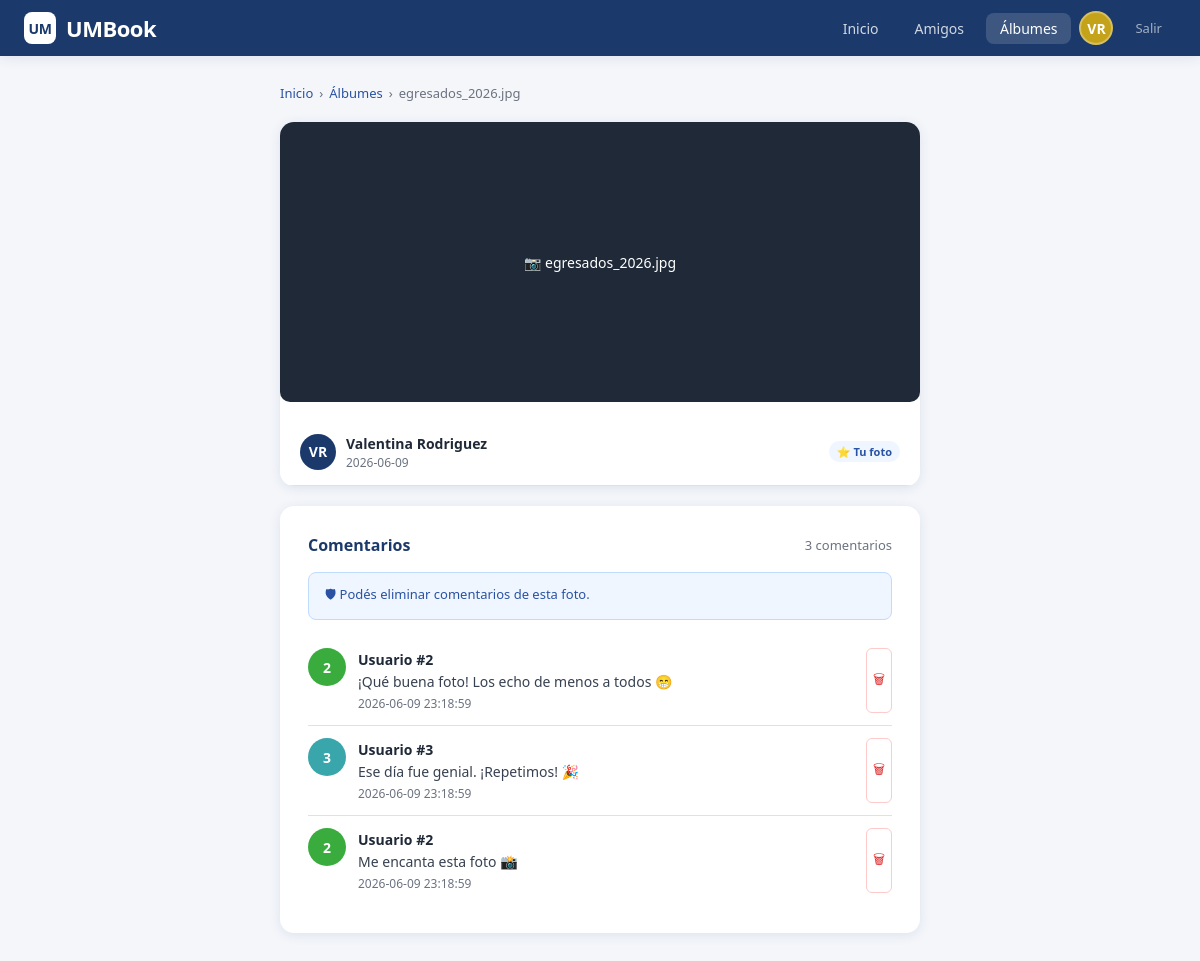
The app's page /fotos/1 (signed in) with its own data.
### tables this page shows
CREATE TABLE foto (
                id           INTEGER PRIMARY KEY AUTOINCREMENT,
                propietario  INTEGER NOT NULL REFERENCES usuario(id),
                album_id     INTEGER NOT NULL REFERENCES album(id),
                url_imagen   TEXT    NOT NULL,
                fecha_subida TEXT    NOT NULL
            );

CREATE TABLE comentario (
                id             INTEGER PRIMARY KEY AUTOINCREMENT,
                autor_id       INTEGER NOT NULL REFERENCES usuario(id),
                foto_id        INTEGER NOT NULL REFERENCES foto(id),
                contenido      TEXT    NOT NULL,
                fecha_creacion TEXT    NOT NULL
            );

### app.py (the view)
@app.route("/fotos/<int:foto_id>")
@login_requerido
def detalle_foto(foto_id):
    ctrl = ModerarComentarioController()
    resultado = ctrl.obtener_comentarios(session["usuario_id"], foto_id)
    if not resultado["ok"]:
        return redirect(url_for("mis_fotos"))
    exito = request.args.get("exito")
    error = request.args.get("error")
    return render_template("detalle_foto.html",
                           foto=resultado["foto"],
                           comentarios=resultado["comentarios"],
                           es_propietario=resultado["es_propietario"],
                           exito=exito, error=error)

### app.py (called while the page is built)
def login_requerido(f):
    from functools import wraps
    @wraps(f)
    def decorador(*args, **kwargs):
        if "usuario_id" not in session:
            return redirect(url_for("login"))
        return f(*args, **kwargs)
    return decorador

### controllers/moderar_comentario_controller.py (called while the page is built)
    def obtener_comentarios(self, usuario_id: int, foto_id: int) -> dict:
        try:
            foto = self._repo_foto.obtener(foto_id)
            comentarios = self._repo_comentario.listar_de_foto(foto_id)
            es_propietario = foto.es_propietario(usuario_id)
            return {
                "ok": True,
                "comentarios": comentarios,
                "es_propietario": es_propietario,
                "foto": foto
            }
        except ErrorNegocio as e:
            return {"ok": False, "mensaje": str(e)}

### infrastructure/persistencia.py (called while the page is built)
    def __new__(cls):
        if cls._instancia is None:
            cls._instancia = super().__new__(cls)
        return cls._instancia

    def obtener_conexion(self) -> sqlite3.Connection:
        if self._conexion is None:
            raise RuntimeError("La base de datos no está conectada.")
        return self._conexion

### models/entidades.py (called while the page is built)
    @property
    def id(self) -> int:
        return self._id

    @property
    def url_imagen(self) -> str:
        return self._url_imagen

    @property
    def fecha_subida(self) -> str:
        return self._fecha_subida

    def es_propietario(self, usuario_id: int) -> bool:
        return self._propietario == usuario_id

    @property
    def id(self) -> int:
        return self._id

    @property
    def autor_id(self) -> int:
        return self._autor_id

    @property
    def contenido(self) -> str:
        return self._contenido

    @property
    def fecha_creacion(self) -> str:
        return self._fecha_creacion

### models/repositorios.py (called while the page is built)
    def obtener(self, id: int) -> Foto:
        row = self._db.execute(
            "SELECT * FROM foto WHERE id = ?", (id,)
        ).fetchone()
        if not row:
            raise ErrorNegocio(f"No existe la foto con id {id}.")
        return self._fila_a_foto(row)

    def _fila_a_foto(self, row) -> Foto:
        return Foto(
            id=row["id"],
            propietario=row["propietario"],
            album_id=row["album_id"],
            url_imagen=row["url_imagen"],
            fecha_subida=row["fecha_subida"]
        )

### templates/detalle_foto.html (shortened to what this page needs)
{% extends "base.html" %}
{% block contenido %}
<div class="contenedor" style="max-width:680px;">
  <div class="breadcrumb">
    <a href="{{ url_for('home') }}">Inicio</a>
    <span>›</span>
    <a href="{{ url_for('mis_fotos') }}">Álbumes</a>
    <span>›</span>
    <span>{{ foto.url_imagen }}</span>
  </div>
  <div class="tarjeta" style="padding:0;overflow:hidden;">
    <div class="foto-principal">📷 {{ foto.url_imagen }}</div>
    <div style="padding:14px 20px;border-bottom:1px solid var(--gris-borde);display:flex;align-items:center;gap:10px;">
      <div class="avatar-chico" style="width:36px;height:36px;font-size:14px;">
        {{ session.nombre[0]|upper }}{{ session.apellido[0]|upper }}
      </div>
      <div style="flex:1;">
        <strong style="font-size:14px;">{{ session.nombre }} {{ session.apellido }}</strong>
        <p style="font-size:12px;color:var(--gris-texto);">{{ foto.fecha_subida }}</p>
      </div>
      {% if es_propietario %}
      <span class="badge-propietario">⭐ Tu foto</span>
      {% endif %}
    </div>
  </div>
  <div class="tarjeta">
    <div style="display:flex;align-items:center;justify-content:space-between;margin-bottom:16px;">
      <h3 style="font-size:16px;font-weight:700;color:var(--azul);">Comentarios</h3>
      <span style="font-size:13px;color:var(--gris-texto);">
        {{ comentarios|length }} comentario{% if comentarios|length != 1 %}s{% endif %}
      </span>
    </div>
    {% if es_propietario and comentarios %}
    <div class="alerta" style="background:#EFF6FF;color:var(--azul-claro);border:1px solid #BFDBFE;margin-bottom:16px;font-size:13px;">
      🛡 Podés eliminar comentarios de esta foto.
    </div>
    {% endif %}
    {% if comentarios %}
      {% for c in comentarios %}
      <div class="comentario-item">
        <div class="avatar-chico" style="width:38px;height:38px;font-size:14px;background:hsl({{ c.autor_id * 61 % 360 }},50%,45%);flex-shrink:0;">
          {{ c.autor_id }}
        </div>
        <div class="comentario-cuerpo">
          <strong>Usuario #{{ c.autor_id }}</strong>
          <p>{{ c.contenido }}</p>
          <small>{{ c.fecha_creacion }}</small>
        </div>
        {% if es_propietario %}
        <button class="btn-icono" onclick="confirmarEliminarComentario({{ c.id }}, {{ foto.id }})"
                title="Eliminar" style="flex-shrink:0;color:var(--rojo);border-color:#FECACA;">🗑</button>
        {% endif %}
      </div>
      {% endfor %}
    {% else %}
      <div class="vacio" style="padding:24px 0;">
        <p>Esta foto no tiene comentarios aún.</p>
      </div>
    {% endif %}
  </div>
</div>
{% endblock %}

### static/css/umbook.css (style rules this page uses)
:root { --azul: #1B3A6B; --azul-claro: #2952A3; --dorado: #C4A31A; --blanco: #FFFFFF; --gris-fondo: #F4F6FA; --gris-borde: #DDE1EA; --gris-texto: #6B7280; --verde: #16A34A; --rojo: #DC2626; --sombra: 0 2px 12px rgba(27,58,107,0.10); }
* { box-sizing: border-box; margin: 0; padding: 0; }
body { font-family: 'Segoe UI', system-ui, sans-serif; background: var(--gris-fondo); color: #1F2937; min-height: 100vh; }
.contenedor { max-width: 900px; margin: 0 auto; padding: 28px 20px; }
.tarjeta { background: white; border-radius: 14px; box-shadow: var(--sombra); padding: 28px; margin-bottom: 20px; }
.btn-icono { padding: 6px; border-radius: 6px; background: none; border: 1px solid var(--gris-borde); cursor: pointer; color: var(--gris-texto); transition: all 0.15s; }
.alerta { padding: 12px 16px; border-radius: 8px; font-size: 14px; margin-bottom: 18px; display: flex; align-items: center; gap: 8px; }
.avatar-chico { width: 44px; height: 44px; border-radius: 50%; background: var(--azul); color: white; display: flex; align-items: center; justify-content: center; font-size: 16px; font-weight: 700; flex-shrink: 0; }
.foto-principal { width: 100%; border-radius: 10px; background: #1F2937; min-height: 280px; display: flex; align-items: center; justify-content: center; color: white; font-size: 14px; overflow: hidden; margin-bottom: 16px; }
.comentario-item { display: flex; gap: 12px; padding: 12px 0; border-bottom: 1px solid var(--gris-borde); }
.comentario-item:last-child { border-bottom: none; }
.comentario-cuerpo { flex: 1; }
.comentario-cuerpo strong { font-size: 14px; font-weight: 600; }
.comentario-cuerpo p { font-size: 14px; color: #374151; margin-top: 2px; }
.comentario-cuerpo small { font-size: 12px; color: var(--gris-texto); }
.badge-propietario { display: inline-flex; align-items: center; gap: 4px; font-size: 11px; font-weight: 600; padding: 3px 8px; border-radius: 20px; background: #EFF6FF; color: var(--azul-claro); }
.breadcrumb { display: flex; align-items: center; gap: 6px; font-size: 13px; color: var(--gris-texto); margin-bottom: 20px; }
.breadcrumb a { color: var(--azul-claro); text-decoration: none; }

### records on screen
foto: url_imagen "egresados_2026.jpg", fecha_subida "2026-06-09"
comentario: autor_id "2", contenido "¡Qué buena foto! Los echo de menos a todos 😁", fecha_creacion "2026-06-09 23:18:59"
comentario: autor_id "3", contenido "Ese día fue genial. ¡Repetimos! 🎉", fecha_creacion "2026-06-09 23:18:59"
comentario: autor_id "2", contenido "Me encanta esta foto 📸", fecha_creacion "2026-06-09 23:18:59"

### other values on screen
{{ session.nombre[0]|upper }} "V"
{{ session.apellido[0]|upper }} "R"
{{ session.nombre }} "Valentina"
{{ session.apellido }} "Rodriguez"
{{ comentarios|length }} "3"
